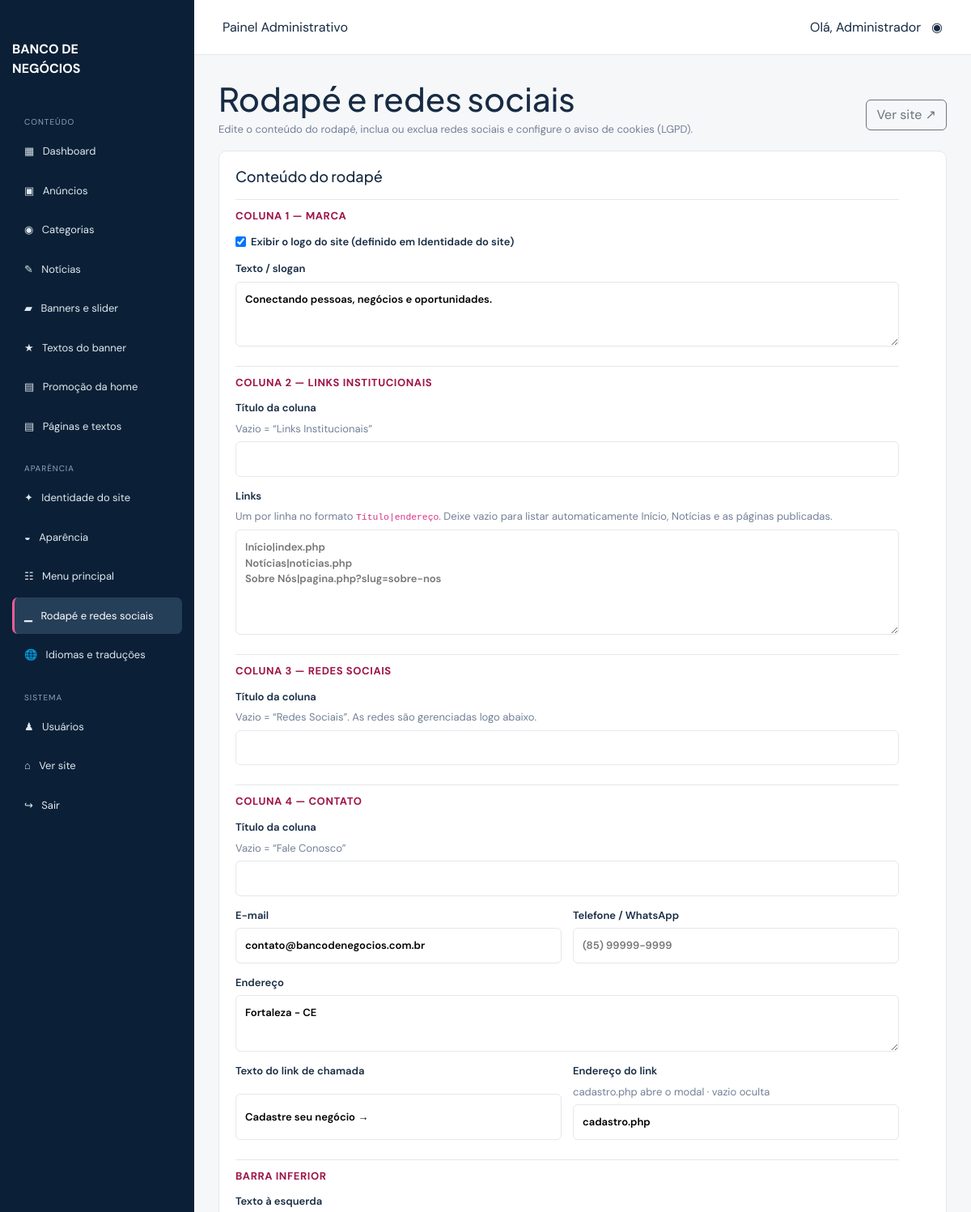
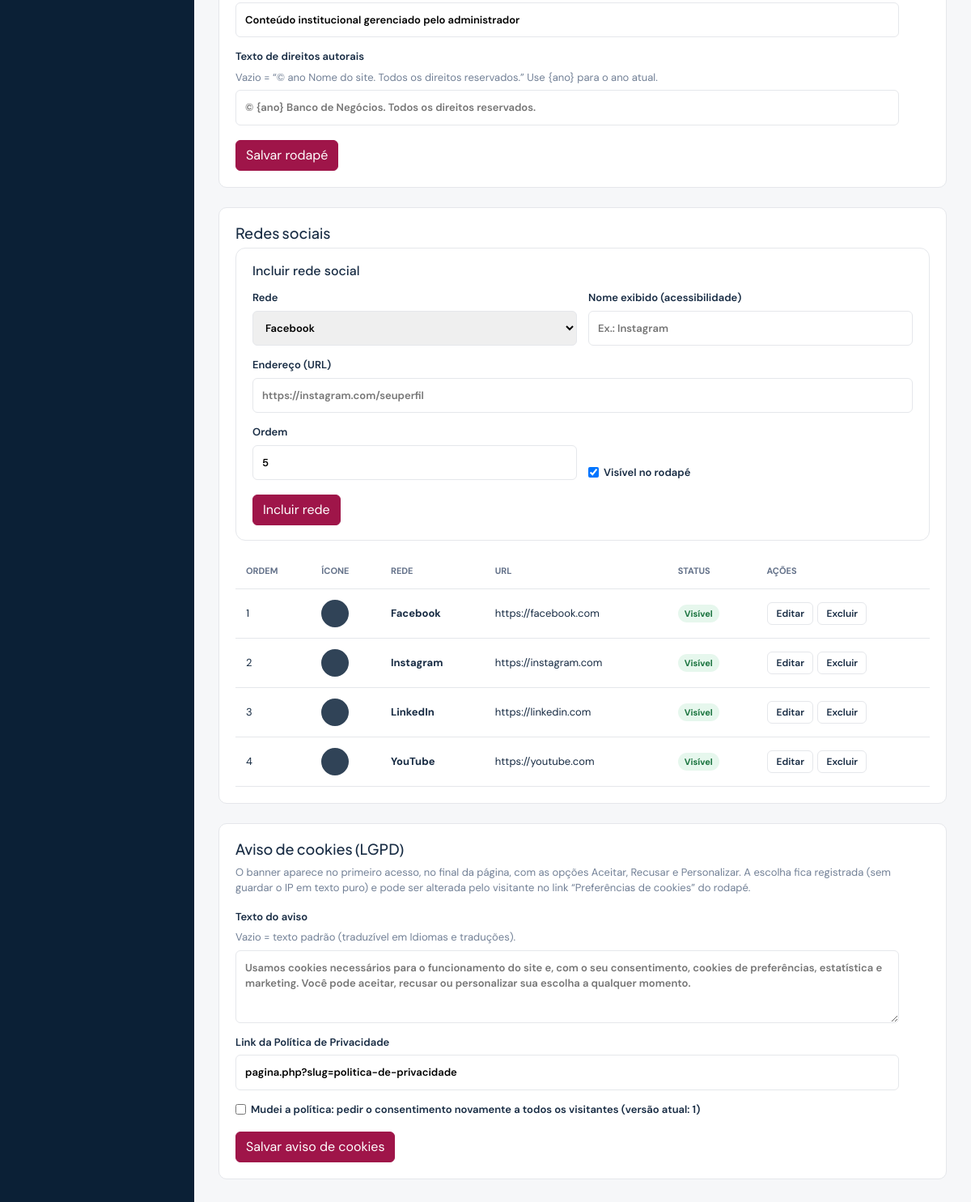
Screenshot of /admin/rodape.php (signed in) with the database file from the repository (2 pictures, top to bottom).
### tables this page shows
CREATE TABLE IF NOT EXISTS configuracoes (
  id INT AUTO_INCREMENT PRIMARY KEY,
  chave VARCHAR(100) UNIQUE NOT NULL,
  valor TEXT
);

CREATE TABLE IF NOT EXISTS redes_sociais (
  id INT AUTO_INCREMENT PRIMARY KEY,
  rede VARCHAR(30) NOT NULL,
  nome VARCHAR(60) NOT NULL,
  url VARCHAR(255) NOT NULL,
  ordem INT NOT NULL DEFAULT 0,
  ativo TINYINT(1) NOT NULL DEFAULT 1
);

### admin/rodape.php (the view, shortened to what this page needs)
<?php
include __DIR__ . '/includes/header.php';
$networks = social_network_options();
$editSocial = isset($_GET['edit_social']) && $pdo ? db_one($pdo, 'SELECT * FROM redes_sociais WHERE id=?', [(int)$_GET['edit_social']]) : null;
$socials = get_social_links($pdo, false);
$v = fn(string $k, string $d = '') => setting($pdo, $k, $d);
$editSocialId = (int)($editSocial['id'] ?? 0);
?>
<main class="admin-content">
  <div class="admin-heading">
    <div><h1>Rodapé e redes sociais</h1><p class="muted">Edite o conteúdo do rodapé, inclua ou exclua redes sociais e configure o aviso de cookies (LGPD).</p></div>
    <a class="btn btn-outline-secondary" href="../index.php#conteudo" target="_blank">Ver site ↗</a>
  </div>
  <div class="admin-panel mb-4">
    <h2>Conteúdo do rodapé</h2>
    <form class="admin-form" method="post">
      <h3 class="form-section">Coluna 1 — marca</h3>
      <label class="check-row"><input type="checkbox" name="footer_show_logo" value="1" <?= $v('footer_show_logo', '1') === '1' ? 'checked' : '' ?>> Exibir o logo do site (definido em Identidade do site)</label>
      <label>Texto / slogan<textarea name="footer_slogan" style="min-height:80px"><?= e($v('footer_slogan', 'Conectando pessoas, negócios e oportunidades.')) ?></textarea></label>
      <h3 class="form-section">Coluna 2 — links institucionais</h3>
      <label>Título da coluna <small class="muted">Vazio = “Links Institucionais”</small><input name="footer_title_links" value="<?= e($v('footer_title_links')) ?>"></label>
      <label>Links <small class="muted">Um por linha no formato <code>Título|endereço</code>. Deixe vazio para listar automaticamente Início, Notícias e as páginas publicadas.</small>
        <textarea name="footer_links" placeholder="Início|index.php&#10;Notícias|noticias.php&#10;Sobre Nós|pagina.php?slug=sobre-nos"><?= e($v('footer_links')) ?></textarea></label>
      <h3 class="form-section">Coluna 3 — redes sociais</h3>
      <label>Título da coluna <small class="muted">Vazio = “Redes Sociais”. As redes são gerenciadas logo abaixo.</small><input name="footer_title_social" value="<?= e($v('footer_title_social')) ?>"></label>
      <h3 class="form-section">Coluna 4 — contato</h3>
      <label>Título da coluna <small class="muted">Vazio = “Fale Conosco”</small><input name="footer_title_contact" value="<?= e($v('footer_title_contact')) ?>"></label>
      <div class="form-grid-2">
        <label>E-mail<input type="email" name="footer_email" value="<?= e($v('footer_email', 'contato@bancodenegocios.com.br')) ?>"></label>
        <label>Telefone / WhatsApp<input name="footer_phone" value="<?= e($v('footer_phone')) ?>" placeholder="(85) 99999-9999"></label>
      </div>
      <label>Endereço<textarea name="footer_address" style="min-height:70px"><?= e($v('footer_address', 'Fortaleza - CE')) ?></textarea></label>
      <div class="form-grid-2">
        <label>Texto do link de chamada<input name="footer_cta_text" value="<?= e($v('footer_cta_text', 'Cadastre seu negócio →')) ?>"></label>
        <label>Endereço do link <small class="muted">cadastro.php abre o modal · vazio oculta</small><input name="footer_cta_link" value="<?= e($v('footer_cta_link', 'cadastro.php')) ?>"></label>
      </div>
      <h3 class="form-section">Barra inferior</h3>
      <label>Texto à esquerda<input name="footer_bottom_text" value="<?= e($v('footer_bottom_text', 'Conteúdo institucional gerenciado pelo administrador')) ?>"></label>
      <label>Texto de direitos autorais <small class="muted">Vazio = “© ano Nome do site. Todos os direitos reservados.” Use {ano} para o ano atual.</small><input name="footer_copyright" value="<?= e($v('footer_copyright')) ?>" placeholder="© {ano} Banco de Negócios. Todos os direitos reservados."></label>
      <div><button class="btn btn-primary">Salvar rodapé</button></div>
    </form>
  </div>
  <div class="admin-panel mb-4" id="redes">
    <h2>Redes sociais</h2>
    <div class="edit-panel<?= $editSocialId ? ' is-editing' : '' ?>">
      <div class="edit-panel-head"><?php if ($editSocialId): ?><span class="edit-badge">✎ Editando</span><h3 class="h6 m-0"><?= e($editSocial['nome']) ?></h3><a class="btn btn-sm btn-outline-secondary ms-auto" href="rodape.php#redes">Cancelar edição</a><?php else: ?><h3 class="h6 m-0">Incluir rede social</h3><?php endif; ?></div>
      <form class="admin-form" method="post" action="rodape.php#redes">
        <div class="form-grid-2">
          <label>Rede<select name="rede"><?php foreach ($networks as $k => $l): ?><option value="<?= $k ?>" <?= ($editSocial['rede'] ?? '') === $k ? 'selected' : '' ?>><?= e($l) ?></option><?php endforeach; ?></select></label>
          <label>Nome exibido (acessibilidade)<input name="nome" value="<?= e($editSocial['nome'] ?? '') ?>" placeholder="Ex.: Instagram"></label>
        </div>
        <label>Endereço (URL)<input name="url" required value="<?= e($editSocial['url'] ?? '') ?>" placeholder="https://instagram.com/seuperfil"></label>
        <div class="form-grid-2">
          <label>Ordem<input type="number" name="ordem" min="0" value="<?= (int)($editSocial['ordem'] ?? (count($socials) + 1)) ?>"></label>
          <label class="check-row align-self-end"><input type="checkbox" name="ativo" value="1" <?= ($editSocial['ativo'] ?? 1) ? 'checked' : '' ?>> Visível no rodapé</label>
        </div>
        <div><button class="btn btn-primary"><?= $editSocialId ? 'Salvar alterações' : 'Incluir rede' ?></button></div>
      </form>
    </div>
    <div class="table-responsive mt-3">
      <table class="admin-table">
        <thead><tr><th>Ordem</th><th>Ícone</th><th>Rede</th><th>URL</th><th>Status</th><th>Ações</th></tr></thead>
        <tbody>
        <?php foreach ($socials as $s): $active = (int)$s['id'] === $editSocialId; ?>
          <tr class="<?= $active ? 'is-active-row' : '' ?>">
            <td><?= (int)$s['ordem'] ?></td>
            <td><span class="social-chip"><?= svg_icon($s['rede'], 'icon-pick') ?></span></td>
            <td><strong><?= e($s['nome']) ?></strong></td>
            <td class="text-truncate" style="max-width:260px"><a href="<?= e($s['url']) ?>" target="_blank" rel="noopener"><?= e($s['url']) ?></a></td>
            <td><span class="status status-<?= $s['ativo'] ? 'ativo' : 'inativo' ?>"><?= $s['ativo'] ? 'Visível' : 'Oculta' ?></span></td>
            <td class="actions"><a class="btn-action<?= $active ? ' is-active' : '' ?>" href="?edit_social=<?= (int)$s['id'] ?>#redes"><?= $active ? '✎ Editando' : 'Editar' ?></a> <a class="btn-action danger" href="?delete_social=<?= (int)$s['id'] ?>&token=<?= e(csrf_token()) ?>#redes" onclick="return confirm('Excluir esta rede social?')">Excluir</a></td>
          </tr>
        <?php endforeach; ?>
        </tbody>
      </table>
    </div>
  </div>
  <div class="admin-panel" id="cookies">
    <h2>Aviso de cookies (LGPD)</h2>
    <p class="muted">O banner aparece no primeiro acesso, no final da página, com as opções Aceitar, Recusar e Personalizar. A escolha fica registrada (sem guardar o IP em texto puro) e pode ser alterada pelo visitante no link “Preferências de cookies” do rodapé.</p>
    <form class="admin-form" method="post" action="rodape.php#cookies">
      <label>Texto do aviso <small class="muted">Vazio = texto padrão (traduzível em Idiomas e traduções).</small><textarea name="cookie_text" style="min-height:90px" placeholder="<?= e(t('cookie.text')) ?>"><?= e($v('cookie_text')) ?></textarea></label>
      <label>Link da Política de Privacidade<input name="cookie_policy_url" value="<?= e($v('cookie_policy_url', 'pagina.php?slug=politica-de-privacidade')) ?>"></label>
      <label class="check-row"><input type="checkbox" name="cookie_reset" value="1"> Mudei a política: pedir o consentimento novamente a todos os visitantes (versão atual: <?= e($v('cookie_version', '1')) ?>)</label>
      <div><button class="btn btn-primary">Salvar aviso de cookies</button></div>
    </form>
  </div>
</main>
<?php include __DIR__ . '/includes/footer.php'; ?>

### includes/functions.php (shortened to what this page needs)
<?php
function e(?string $value): string
{
    return htmlspecialchars((string)$value, ENT_QUOTES, 'UTF-8');
}
function db_rows(?PDO $pdo, string $sql, array $params = []): array
{
    try {
        $st = $pdo->prepare($sql);
        $st->execute($params);
        return $st->fetchAll();
    } catch (Throwable $e) {
        return [];
    }
}
function db_one(?PDO $pdo, string $sql, array $params = []): ?array
{
    $r = db_rows($pdo, $sql, $params);
    return $r[0] ?? null;
}
function ensure_schema(?PDO $pdo): void
{
    static $done = false;
    if ($done || !$pdo) return;
    $done = true;
    $row = db_one($pdo, 'SELECT valor FROM configuracoes WHERE chave=?', ['schema_version']);
    if ((int)($row['valor'] ?? 0) >= SCHEMA_VERSION) return;
}
function csrf_token(): string
{
    return $_SESSION['csrf_token'];
}
function setting(?PDO $pdo, string $key, string $default = ''): string
{
    if ($pdo && !isset($GLOBALS['__bn_settings'])) {
        foreach (db_rows($pdo, 'SELECT chave,valor FROM configuracoes') as $r) $GLOBALS['__bn_settings'][$r['chave']] = $r['valor'];
    }
    $cache = $GLOBALS['__bn_settings'] ?? [];
    return array_key_exists($key, $cache) ? (string)$cache[$key] : $default;
}
function get_languages(?PDO $pdo, bool $onlyActive = true): array
{
    static $cache = [];
    $k = $onlyActive ? 'a' : 't';
    if (isset($cache[$k])) return $cache[$k];
    $rows = db_rows($pdo, 'SELECT * FROM idiomas' . ($onlyActive ? ' WHERE ativo=1' : '') . ' ORDER BY ordem,id');
    return $cache[$k] = $rows;
}
function default_language(?PDO $pdo): string
{
    foreach (get_languages($pdo) as $l) if ((int)$l['padrao'] === 1) return $l['codigo'];
    return get_languages($pdo)[0]['codigo'] ?? 'pt';
}
function current_lang(): string
{
    static $lang = null;
    global $pdo;
    $codes = array_column(get_languages($pdo ?? null), 'codigo');
    $candidate = $_GET['lang'] ?? $_SESSION['lang'] ?? $_COOKIE['bn_lang'] ?? null;
    if (is_string($candidate) && in_array($candidate, $codes, true)) {
        $lang = $candidate;
        if (isset($_GET['lang'])) {
            $_SESSION['lang'] = $lang;
            if (!headers_sent()) setcookie('bn_lang', $lang, ['expires' => time() + 31536000, 'path' => '/', 'samesite' => 'Lax']);
        }
    } else {
        $lang = default_language($pdo ?? null);
    }
    return $lang;
}
function load_translations(?PDO $pdo, string $lang): array
{
    static $cache = [];
    if (!isset($cache[$lang])) {
        $cache[$lang] = [];
        foreach (db_rows($pdo, 'SELECT chave,valor FROM traducoes WHERE idioma=?', [$lang]) as $r) $cache[$lang][$r['chave']] = $r['valor'];
    }
    return $cache[$lang];
}
function t(string $key, array $vars = []): string
{
    global $pdo;
    static $base = null;
    if ($base === null) $base = require __DIR__ . '/i18n.php';
    $lang = current_lang();
    $tr = load_translations($pdo ?? null, $lang);
    $text = $tr[$key] ?? null;
    if ($text === null || $text === '') {
        $def = default_language($pdo ?? null);
    }
    if ($text === null || $text === '') $text = $base[$key] ?? $key;
    return $text;
}
function get_social_links(?PDO $pdo, bool $onlyActive = true): array
{
    return db_rows($pdo, 'SELECT * FROM redes_sociais' . ($onlyActive ? ' WHERE ativo=1' : '') . ' ORDER BY ordem,id');
}
function social_network_options(): array
{
    return [
        'facebook' => 'Facebook', 'instagram' => 'Instagram', 'linkedin' => 'LinkedIn', 'youtube' => 'YouTube',
        'x' => 'X (Twitter)', 'tiktok' => 'TikTok', 'whatsapp' => 'WhatsApp', 'telegram' => 'Telegram',
        'pinterest' => 'Pinterest', 'site' => 'Site / outro',
    ];
}
function svg_icon(string $name, string $class = 'icon'): string
{
    $path = $stroke[$name] ?? $stroke['site'];
    return '<svg class="' . e($class) . '" viewBox="0 0 24 24" fill="none" stroke="currentColor" stroke-width="1.8" stroke-linecap="round" stroke-linejoin="round" aria-hidden="true" focusable="false">' . $path . '</svg>';
}

### assets/css/admin.css (style rules this page uses)
:root { --navy:#09213a;--wine:#9f1549;--line:#e5e7eb;--bg:#f6f7f9 }
* { box-sizing:border-box }
body { margin:0;font-family:'DM Sans',Arial;color:#172b43;background:var(--bg) }
a { text-decoration:none;color:inherit }
.admin-content { padding:30px;max-width:1250px }
.admin-content h1 { margin:0 0 4px;font-family:'Plus Jakarta Sans' }
.muted { color:#728096;font-size:13px }
.stat-card,.admin-panel { background:#fff;border:1px solid var(--line);border-radius:10px;padding:20px }
.admin-panel { overflow:auto }
.admin-table { width:100%;border-collapse:collapse;font-size:13px }
.admin-table th,.admin-table td { text-align:left;padding:13px;border-bottom:1px solid var(--line);white-space:nowrap }
.admin-table th { color:#637189;font-size:11px;text-transform:uppercase }
.admin-form { display:grid;gap:14px;max-width:750px;background:#fff;padding:25px;border-radius:10px }
.admin-form label { display:grid;gap:6px;font-size:13px;font-weight:600 }
.admin-form input,.admin-form textarea,.admin-form select { padding:11px;border:1px solid var(--line);border-radius:6px;font:inherit }
.admin-form textarea { min-height:130px }
.admin-heading { display:flex;align-items:center;justify-content:space-between;gap:20px }
.status { font-size:11px;padding:4px 8px;border-radius:20px;font-weight:700 }
.status-ativo { background:#e6f7ed;color:#19733e }
.admin-form small { font-weight:400 }
.check-row { display:flex!important;align-items:center;gap:8px }
.admin-form .btn { margin-top:4px }
.form-grid-2 { display:grid;grid-template-columns:1fr 1fr;gap:14px }
.admin-main .form-grid-2 { display:grid;grid-template-columns:1fr 1fr;gap:14px }
.table-responsive { width:100%;overflow-x:auto }
.table-responsive .admin-table { min-width:680px }
.admin-panel { max-width:100%;overflow:hidden }
.admin-panel { overflow:visible }
.admin-panel h2 { font-size:18px;font-family:'Plus Jakarta Sans' }
.btn-primary { background:var(--wine);border-color:var(--wine) }
.admin-form { padding:0;max-width:820px }
.edit-panel { border:1px solid var(--line);border-radius:12px;padding:18px 20px;background:#fff;transition:border-color .2s,box-shadow .2s,background .2s }
.edit-panel-head { display:flex;align-items:center;gap:10px;margin-bottom:14px;flex-wrap:wrap }
.btn-action { display:inline-block;border:1px solid var(--line);background:#fff;border-radius:6px;padding:4px 10px;font-size:12px;font-weight:600;color:#172b43;cursor:pointer;margin:1px }
.admin-table td.actions { white-space:nowrap }
.form-section { font-size:13px;text-transform:uppercase;letter-spacing:.6px;color:var(--wine);margin:10px 0 0;padding-top:12px;border-top:1px solid var(--line);font-weight:700 }
.icon-pick { width:26px;height:26px }
.social-chip { width:34px;height:34px;border-radius:50%;background:#304357;color:#fff;display:inline-grid;place-items:center }
.social-chip .icon-pick { width:16px;height:16px }

### rows the page displays
configuracoes: valor "☑"
redes_sociais: ordem "1", nome "Facebook", url "https://facebook.com", ativo "Visível", shows "Editar"
redes_sociais: ordem "2", nome "Instagram", url "https://instagram.com", ativo "Visível", shows "Editar"
redes_sociais: ordem "3", nome "LinkedIn", url "https://linkedin.com", ativo "Visível", shows "Editar"
redes_sociais: ordem "4", nome "YouTube", url "https://youtube.com", ativo "Visível", shows "Editar"

### other values shown
$section "CONTEÚDO"
$icon "▦"
$label "Dashboard"
$icon "▣"
$label "Anúncios"
$icon "◉"
$label "Categorias"
$icon "✎"
$label "Notícias"
$icon "▰"
$label "Banners e slider"
$icon "★"
$label "Textos do banner"
$icon "▤"
$label "Promoção da home"
